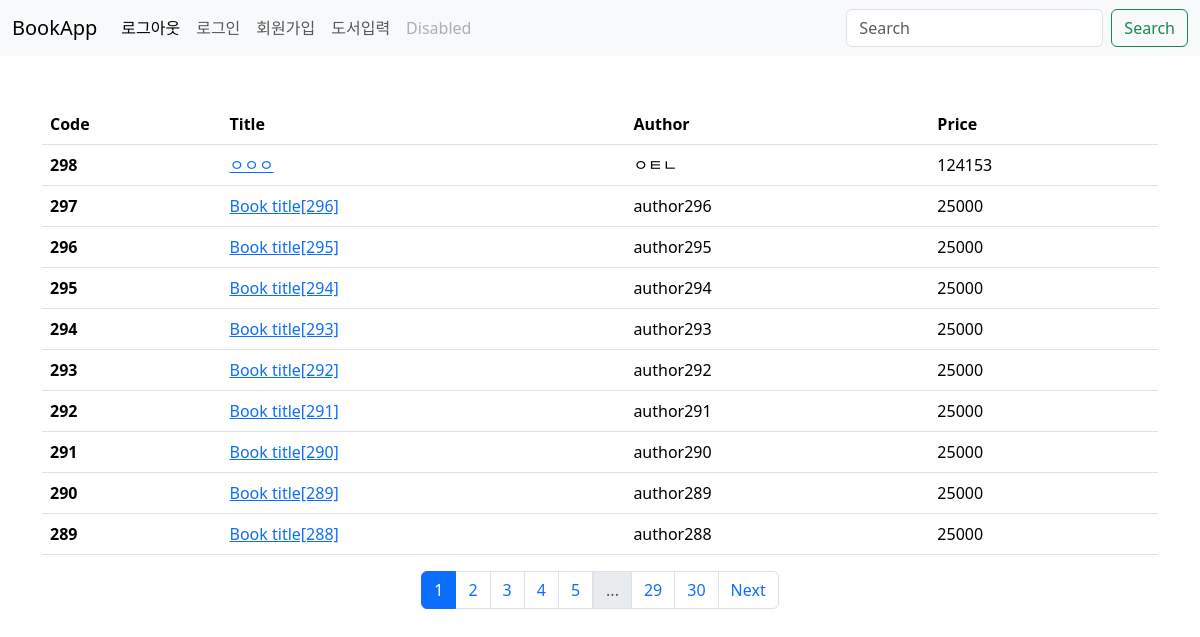
/book/list/, run on the app's committed database.
### book/models.py (models this page shows)
class Book(db.Model):
    code = db.Column(db.Integer, primary_key=True)
    title = db.Column(db.String(100), nullable=False)
    author = db.Column(db.String(50), nullable=False)
    price = db.Column(db.Integer, nullable=False)
    description = db.Column(db.Text())
    created = db.Column(db.DateTime(), nullable=False)

### book/views/book_views.py (the view)
@bp.route("/list/")
def list():
    page = request.args.get("page", type=int, default=1)
    books = Book.query.order_by(Book.code.desc())
    books = books.paginate(page=page, per_page=10)
    return render_template("book/list.html", books=books)

### book/templates/book/list.html (shortened to what this page needs)
{% extends "base.html" %} {% block content %}
<table class="table">
  <thead>
    <tr>
      <th scope="col">Code</th>
      <th scope="col">Title</th>
      <th scope="col">Author</th>
      <th scope="col">Price</th>
    </tr>
  </thead>
  <tbody>
    {% for book in books %}
    <tr>
      <th scope="row">{{book.code}}</th>
      <td><a href="{{ url_for('book.detail', code=book.code) }}">{{book.title}}</a></td>
      <td>{{book.author}}</td>
      <td>{{book.price}}</td>
    </tr>
    {% endfor %}
  </tbody>
</table>
<nav>
  <ul class="pagination justify-content-center">
     {% for page_num in books.iter_pages() %} {% if page_num %}
    <li class="page-item {% if page_num == books.page %} active {% endif %}">
      <a class="page-link" href="?page={{page_num}}" aria-current="page">{{page_num}}</a>
    </li>
    {% else %}
    <li class="disabled"><a class="page-link" href="javascript:void(0)">...</a></li>
    {% endif %} {% endfor %} {% if books.has_next %}
    <li class="page-item"><a class="page-link" href="?page={{books.next_num}}">Next</a></li>
    {% endif %}
  </ul>
</nav>
{% endblock %}

### book/templates/base.html (shortened to what this page needs)
<!DOCTYPE html>
<html lang="en">
  <head>
    <link
      href="https://cdn.jsdelivr.net/npm/bootstrap@5.3.7/dist/css/bootstrap.min.css"
      rel="stylesheet"
    />
  </head>
  <body>
    {% include "navbar.html" %}
    <div class="container mt-5">{% block content %}{% endblock %}</div>
  </body>
</html>

### book/templates/navbar.html (shortened to what this page needs)
<nav class="navbar navbar-expand-lg bg-body-tertiary">
  <div class="container-fluid">
    <a class="navbar-brand" href="/">BookApp</a>
    <div class="collapse navbar-collapse" id="navbarSupportedContent">
      <ul class="navbar-nav me-auto mb-2 mb-lg-0">
        <li class="nav-item">
          <a class="nav-link active" aria-current="page" href="#">로그아웃</a>
        </li>
        <li class="nav-item">
          <a class="nav-link" href="#">로그인</a>
        </li>
        <li class="nav-item">
          <a class="nav-link" href="#">회원가입</a>
        </li>
        <li class="nav-item">
          <a class="nav-link" href="{{url_for('book.create')}}">도서입력</a>
        </li>
        <li class="nav-item">
          <a class="nav-link disabled" aria-disabled="true">Disabled</a>
        </li>
      </ul>
      <form class="d-flex" role="search">
        <input class="form-control me-2" type="search" placeholder="Search" aria-label="Search" />
        <button class="btn btn-outline-success" type="submit">Search</button>
      </form>
    </div>
  </div>
</nav>

### data on the page
Book: code "298", title "ㅇㅇㅇ", author "ㅇㅌㄴ", price "124153"
Book: code "297", title "Book title[296]", author "author296", price "25000"
Book: code "296", title "Book title[295]", author "author295", price "25000"
Book: code "295", title "Book title[294]", author "author294", price "25000"
Book: code "294", title "Book title[293]", author "author293", price "25000"
Book: code "293", title "Book title[292]", author "author292", price "25000"
Book: code "292", title "Book title[291]", author "author291", price "25000"
Book: code "291", title "Book title[290]", author "author290", price "25000"
Book: code "290", title "Book title[289]", author "author289", price "25000"
Book: code "289", title "Book title[288]", author "author288", price "25000"

### other printed values
{{ page_num }} "1" "2" "3" "4" "5" "29" "30"
